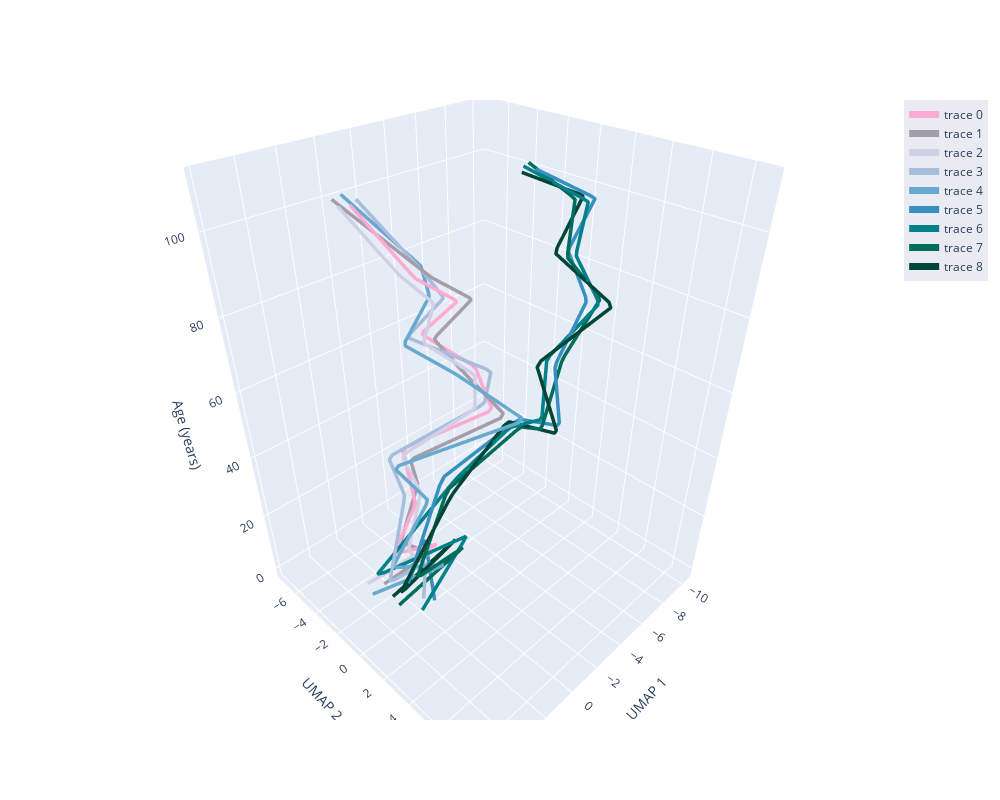

The notebook cell this image was saved under:
### Code cell
n_embeddings = len(aligned_mapper.embeddings_)
es = aligned_mapper.embeddings_
embedding_df = pd.DataFrame(np.vstack(es), columns=('x', 'y'))
embedding_df['z'] = np.repeat(np.linspace(0, 1.0, n_embeddings), es[0].shape[0])
embedding_df['id'] = np.tile(np.arange(es[0].shape[0]), n_embeddings)
#embedding_df['digit'] = np.tile(digits.target, n_embeddings)

fx = interp1d(
    embedding_df.z[embedding_df.id == 0]*10, embedding_df.x.values.reshape(n_embeddings, 9).T, kind="linear"
)
fy = interp1d(
    embedding_df.z[embedding_df.id == 0]*10, embedding_df.y.values.reshape(n_embeddings, 9).T, kind="linear"
)
z = np.linspace(0, 10, 100)

# viable colour palette's
#palette = px.colors.qualitative.Plotly * 2
# first couple of colours were edited to make them darker
palette = ['#ffa9d4', #'#fff7fb'
            '#a59ea8', #'#ece2f0'
            '#d0d1e6',
            '#a6bddb',
            '#67a9cf',
            '#3690c0',
            '#02818a',
            '#016c59',
            '#014636'] * 3

#'solid', 'dot', 'dash', 'longdash', 'dashdot', 'longdashdot'
linetype = ['solid']*9 + ['dashdot']*9 + ['dashdot']*8

# work out the axis limits
x_min = embedding_df.x.min()
x_max = embedding_df.x.max()
y_min = embedding_df.y.min()
y_max = embedding_df.y.max()

x_midpoint = (x_min + x_max) / 2
y_midpoint = (y_min + y_max) / 2
x_len = x_max - x_min
y_len = y_max - y_min

max_length = max(x_len, y_len)

padding = 1.2

x_range = [x_midpoint - 0.5*max_length*padding, x_midpoint + 0.5*max_length*padding]
y_range = [y_midpoint - 0.5*max_length*padding, y_midpoint + 0.5*max_length*padding]


# start plotting
interpolated_traces = [fx(z), fy(z)]
traces = [
    go.Scatter3d(
        x=interpolated_traces[0][i],
        y=interpolated_traces[1][i],
        z=z*n_slices,
        mode="lines",
        line=dict(
            width=7.0,
            dash = linetype[i],
            color = palette[i]
        ),
        opacity=1
    )
    for i in range(9)
]
fig = go.Figure(data=traces)
fig.update_layout(
    width=1000,
    height=800,
    autosize=True,
    showlegend=True,
    legend = {'bgcolor': '#EAEAF2'},
    scene=(dict(
        aspectmode='manual',
        aspectratio=dict(x=1, y=1, z=1.4), # can be used to stretch the plot vertically
        xaxis_range = x_range,
        yaxis_range = y_range,
        xaxis_title = 'UMAP 1',
        yaxis_title = 'UMAP 2',
        zaxis_title = 'Age (years)')))

fig.show()
